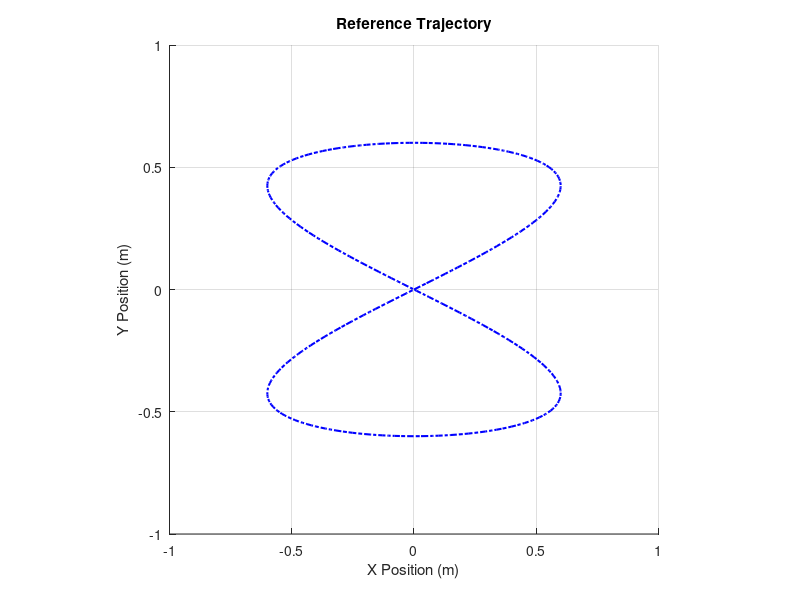

This chart was generated by the following MATLAB code: (Note: this script raises an error after producing the figure.)
clear; clc; close all;

%% Robot & Sim. Data
R = 0.021;      % m
D = 0.1047;     % m
omegaBar = 10;  % rad/s

Ts = 0.15;      % s
b = 0.15;       % Look-ahead distance of point B 
kf = 44;        % sim. Time

% Time Vector 
t = 0:Ts:kf;    % Array of discrete time steps
N = length(t);

% Pre-allocate variables for speed and ref.
d_norms = zeros(1, N);
xr = zeros(1,N);
yr = zeros(1,N);
theta_r = zeros(1,N);

%% Compute reference trajectory

for k = 1:N
    tk = t(k);
    
    % Reference Trajectory 
    xr(k) = 0.6*sin(tk/3.5); 
    yr(k) = 0.6*sin(tk/7);
    
    % 1st derivatives 
    x_dot = (0.6 / 3.5) * cos(tk / 3.5);
    y_dot = (0.6 / 7.0) * cos(tk / 7.0);
    
    % 2nd derivatives 
    x_ddot = -(0.6 / 3.5^2) * sin(tk / 3.5);
    y_ddot = -(0.6 / 7.0^2) * sin(tk / 7.0);
    
    % Unicycle Reference Velocities (Eq 11) 
    vr = sqrt(x_dot^2 + y_dot^2);
    
    % Prevent division by zero 
    if (x_dot^2 + y_dot^2) == 0
        wr = 0;
    else
        wr = (y_ddot * x_dot - x_ddot * y_dot) / (x_dot^2 + y_dot^2);
    end
    
    theta_r(k) = atan2(y_dot, x_dot);
    
    % Virtual Reference Input ur(k) (Eq 17) 
    T_FL_inv = [cos(theta_r(k)), -b * sin(theta_r(k)); 
                sin(theta_r(k)),  b * cos(theta_r(k))];
            
    ur = T_FL_inv * [vr; wr];
    
    % Disturbance d(k) (Eq 16) 
    B = eye(2) * Ts;
    d = -B * ur;
    
    % Euclidean norm (length) of the disturbance vector
    d_norms(k) = norm(d);
end

% maximum disturbance radius for Set D
radii.rD = max(d_norms);
fprintf('radius of the disturbance set D (rd): %.4f\n', radii.rD);

%% Plots
figure;
hold on;
title('Reference Trajectory')
plot(xr, yr, 'b-.', 'LineWidth', 1.5); 
xlabel('X Position (m)');
ylabel('Y Position (m)');
grid on;
xlim([-1 1]);
ylim([-1 1]);
axis square
hold off;

%% Offline Phase

% Calculate radii
radii.rU = (2 * omegaBar * R * b) / (sqrt(4 * b^2 + D^2));
fprintf('radius of set circ. approx. U [see (20)]: %.4f\n', radii.rU);

radii.rBU = radii.rU * Ts;
fprintf('radius of BU [see (20)]: %.4f\n', radii.rBU);

if radii.rD < radii.rBU
    disp('Assumption 1 has been validated!')
else
    disp(['Assumption 1 cannot be validated: controller may not have sufficient' ...
        'authority to overcome disturbance'])
end

% Initial.
q0 = [0.6; 0; pi];
z0 = q0(1:2) + [b * cos(q0(3)); b * sin(q0(3))];
zr0 = [xr(1) + b * cos(theta_r(1)); yr(1) + b * sin(theta_r(1))];
zTilde0 = z0 - zr0;

% Compute ROSC sets Ti
radii.T = zeros(1,500);
radii.T(1) = radii.rD;
i = 2;

while ~isCovered(zTilde0, radii.T(i-1))
    radii.T(i) = radii.T(i-1) - radii.rD + Ts * radii.rU;
    i = i + 1;
end

function boolean = isCovered(zTilde0, r)
    dist = norm(zTilde0,2);
    boolean = dist <= r;
end

radii.T = radii.T(1:i-1);

%% Online
